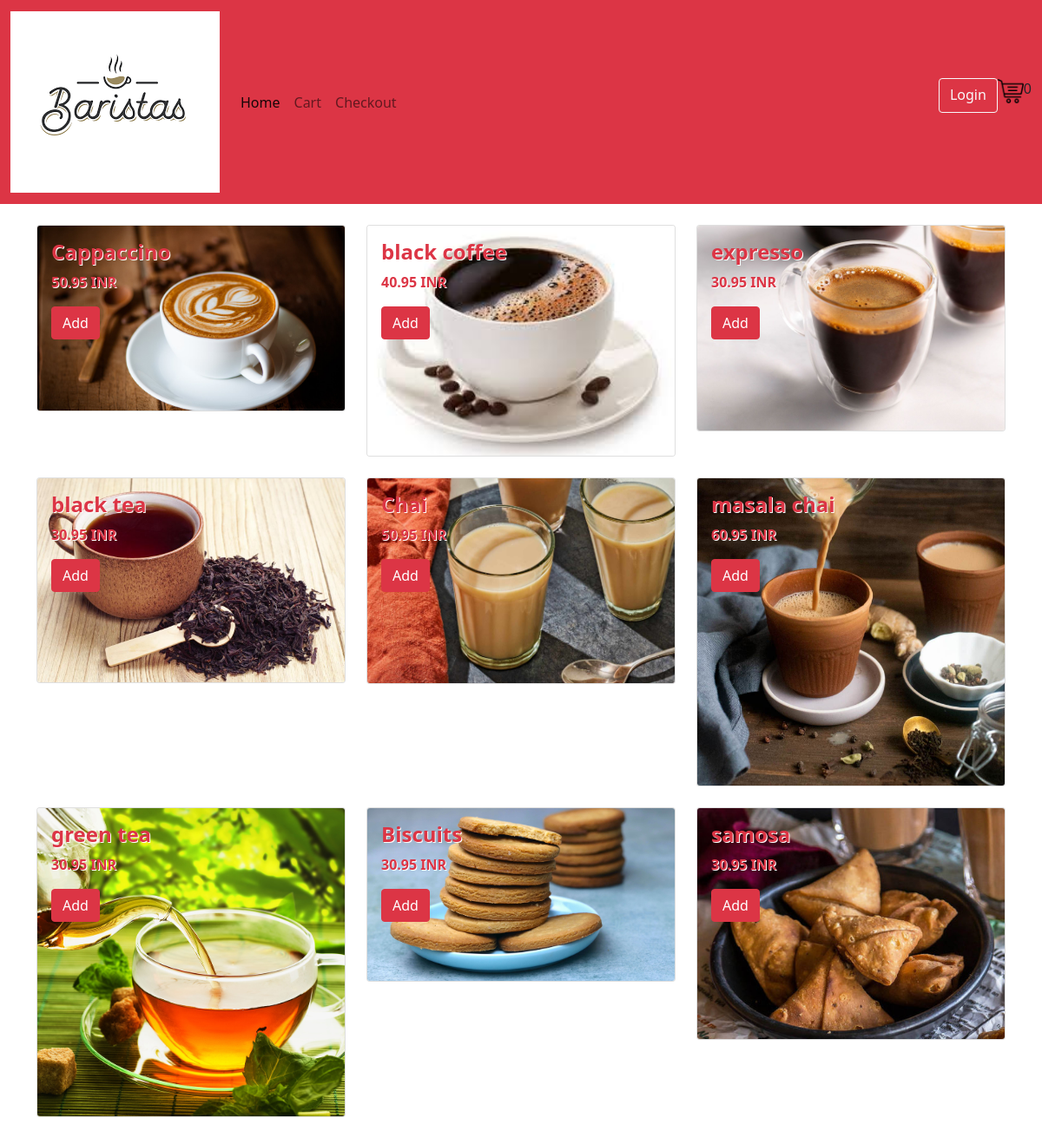
The page / on the database its author committed.
### myapp/models.py (models this page shows, shortened)
class Coffee(models.Model):
    name = models.CharField(max_length=100)
    price = models.DecimalField(max_digits=5, decimal_places=2)
    image = models.CharField(max_length=250)

### myapp/views.py (the view)
# urls.py: path("", views.store, name="store"),
def store(request):
    if request.user.is_authenticated:
        customer = request.user.customer
        order, created = Order.objects.get_or_create( customer = customer, complete= False)
        items = order.orderitem_set.all()
        cartItems = order.get_cart_items
    else:
        items = []
        order = { 'get_cart_total': 0 , 'get_cart_items':0}
        cartItems = order[ 'get_cart_items' ]
    Coffees = Coffee.objects.all()
    context = {'coffees':Coffees, 'cartItems' : cartItems}
    return render(request,"store.html", context )

### myapp/templates/store.html (shortened to what this page needs)
{% extends 'base.html' %}
{% block content %}
<br>
  <div class="row  gy-4 mb-4">
      {% for coffee in coffees %}
      {% load static %}
      <div class="col-12 col-md-6 col-lg-4"  >
      <div class="card text-danger" >
        <img class="card-img img-fluid " src="{{ coffee.image }}" height="100%" alt="Card image">
        <div class="card-img-overlay ">
          <h5 class="card-title fs-4 fw-bolder" style ="text-shadow: 1px 1px white;">{{ coffee.name }}</h5>
          <p class="card-text fs-6 fw-bolder" style ="text-shadow: 1px 1px white;">{{ coffee.price }} INR</p>
          <button  data-coffee-id="{{ coffee.id }}" data-product = "{{coffee.id}}" data-action="add" class="btn btn-danger update-cart" >Add</button>
        </div>
      </div>
    </div>
    {% endfor %}
</div>
{% endblock %}

### myapp/templates/base.html (shortened to what this page needs)
{% load static %}
<html lang="en">
<head>
    <link rel="stylesheet" type="text/css" href="{% static 'css/main.css' %}">
    <link href="https://cdn.jsdelivr.net/npm/bootstrap@5.0.2/dist/css/bootstrap.min.css" rel="stylesheet">
</head>
<body>
    <header>
      {% load static %}
        <nav class="navbar navbar-expand-lg navbar-light bg-danger">
          <div class="container-fluid">
            <a class="navbar-brand" href="#">
              <img src="{% static 'images/brand.png' %}">
            </a>
            <div class="collapse navbar-collapse" id="navbarSupportedContent">
              <ul class="navbar-nav me-auto mb-2 mb-lg-0">
                <li class="nav-item">
                  <a class="nav-link active" aria-current="page" href="{% url 'store' %}">Home</a>
                </li>
                <li class="nav-item">
                  <a class="nav-link" href="{% url 'cart' %}">Cart</a>
                </li>
                <li class="nav-item">
                  <a class="nav-link" href="{% url 'checkout' %}" >Checkout</a>
                </li>
              </ul>
              <form class="d-flex">
                <a href="{% url 'login_user' %}" class="btn btn btn-outline-light">Login</a>
                <a href="{% url 'cart' %}"><img src="{% static 'images/cart.png' %}" height="30px" width="30px"></a>
                <p id="cart-total">{{ cartItems }}</p>
              </form>
            </div>
          </div>
        </nav>
  </header>
<div class="container">
{% block content %}
{% endblock %}
</div>
</body>
</html>

### rows shown on the page
Coffee: image (picture), name "Cappaccino", price "50.95"
Coffee: image (picture), name "black coffee", price "40.95"
Coffee: image (picture), name "expresso", price "30.95"
Coffee: image (picture), name "black tea", price "30.95"
Coffee: image (picture), name "Chai", price "50.95"
Coffee: image (picture), name "masala chai", price "60.95"
Coffee: image (picture), name "green tea", price "30.95"
Coffee: image (picture), name "Biscuits", price "30.95"
Coffee: image (picture), name "samosa", price "30.95"

### other values the page prints
{{ cartItems }} "0"
